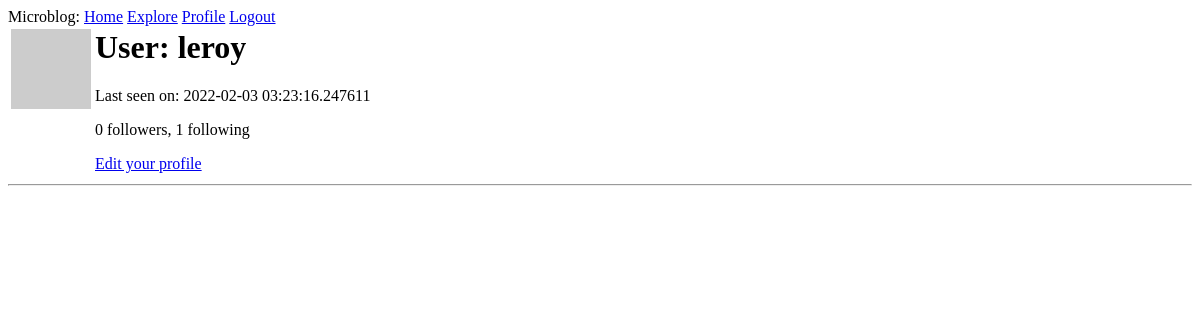
Page /user/leroy (signed in) on the earlier database version.
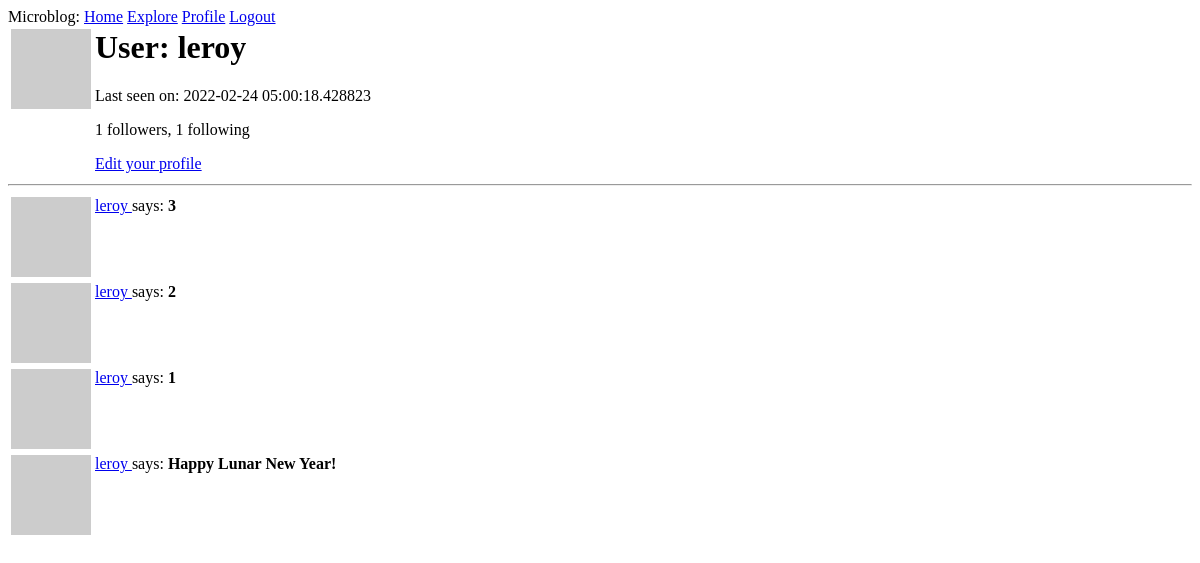
Same page on the later database version.
### app/models.py (models this page shows, shortened)
class User(UserMixin, db.Model):
    id = db.Column(db.Integer, primary_key=True)
    username = db.Column(db.String(64), index=True, unique=True)
    email = db.Column(db.String(120), index=True, unique=True)
    password_hash = db.Column(db.String(128))
    posts = db.relationship('Post', backref="author", lazy='dynamic')  # 'One' of One to Many
    about_me = db.Column(db.String(140))
    last_seen = db.Column(db.DateTime, default=datetime.utcnow)
    followed = db.relationship(
        'User', secondary=followers,
        primaryjoin=(followers.c.follower_id == id),
        secondaryjoin=(followers.c.followed_id == id),
        backref=db.backref('followers', lazy='dynamic'),  # Right side
        lazy='dynamic'  # Left side
    )
    def avatar(self, size):
        digest = md5(self.email.lower().encode('utf-8')).hexdigest()
        return 'https://www.gravatar.com/avatar/{}?d=identicon&s={}'.format(digest, size)

class Post(db.Model):
    id = db.Column(db.Integer, primary_key=True)
    body = db.Column(db.String(140))
    timestamp = db.Column(db.DateTime, index=True, default=datetime.utcnow)
    user_id = db.Column(db.Integer, db.ForeignKey('user.id'))  # 'Many' of One to Many

### app/routes.py (the view)
@app.route('/user/<username>')
@login_required
def user(username):
    user = User.query.filter_by(username=username).first_or_404()
    page = request.args.get('page', 1, type=int)
    posts = user.posts.order_by(Post.timestamp.desc()).paginate(
        page, app.config['POSTS_PER_PAGE'], False
    )
    next_url = url_for('user', page=posts.next_num) \
        if posts.has_next else None
    prev_url = url_for('user', page=posts.prev_num) \
        if posts.has_prev else None
    return render_template(
        'user.jinja',
        user=user,
        posts=posts.items,
        next_url=next_url, prev_url=prev_url
    )

### app/models.py (called while the page is built)
@login.user_loader
def load_user(id):
    return User.query.get(int(id))

### app/routes.py (called while the page is built)
@app.before_request
def before_request():
    if current_user.is_authenticated:
        current_user.last_seen = datetime.utcnow()
        db.session.commit()

### app/templates/user.jinja (shortened to what this page needs)
{% extends "base.jinja" %}
{% block content %}
    <table>
        <tr valign="top">
            <td><img src="{{ user.avatar(128) }}"></td>
            <td>
                <h1>User: {{ user.username }}</h1>
                {% if user.last_seen %}<p>Last seen on: {{ user.last_seen }}</p>{% endif %}
                <p>{{ user.followers.count() }} followers, {{ user.followed.count() }} following</p>
                {% if user == current_user %}
                <p><a href="{{ url_for('edit_profile') }}">Edit your profile</a></p>
                {% elif not current_user.is_following(user) %}
                <p><a href="{{ url_for('follow', username=user.username) }}">Follow</a></p>
                {% else %}
                <p><a href="{{ url_for('unfollow', username=user.username) }}">Unfollow</a></p>
                {% endif %}
            </td>
        </tr>
    </table>
    <hr>
    {% for post in posts %}
        {% include "_post.jinja" %}
    {% endfor %}
{% endblock %}

### app/templates/_post.jinja
<table>
    <tr valign="top">
        <td><img src="{{ post.author.avatar(36) }}"></td>
        <td>
            <a href="{{ url_for('user', username=post.author.username) }}">
                {{ post.author.username }}
            </a>
             says: <b>{{ post.body }}</b>
        </td>
    </tr>
</table>

Differences in the rows shown:
changed User "leroy": last_seen "2022-02-03 03:23:16.247611" → "2022-02-24 05:00:18.428823"
added Post: author.username "leroy", body "3"
added Post: author.username "leroy", body "2"
added Post: author.username "leroy", body "1"
added Post: author.username "leroy", body "Happy Lunar New Year!"
Other differences:
{{ user.followers.count() }}: "0" → "1"
